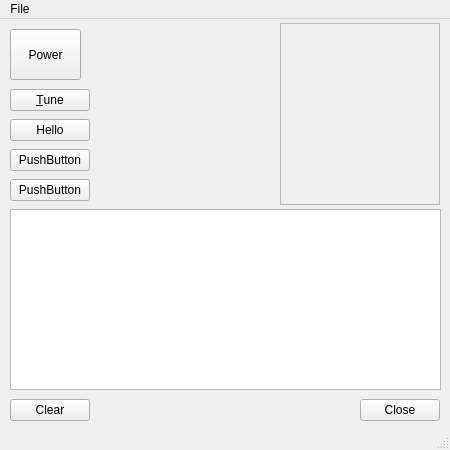
<?xml version="1.0" encoding="UTF-8"?>
<ui version="4.0">
 <class>MainWindow</class>
 <widget class="QMainWindow" name="MainWindow">
  <property name="geometry">
   <rect>
    <x>0</x>
    <y>0</y>
    <width>450</width>
    <height>450</height>
   </rect>
  </property>
  <property name="windowTitle">
   <string>MainWindow</string>
  </property>
  <widget class="QWidget" name="centralWidget">
   <widget class="QPushButton" name="pushButton_Pwr">
    <property name="geometry">
     <rect>
      <x>10</x>
      <y>10</y>
      <width>71</width>
      <height>51</height>
     </rect>
    </property>
    <property name="text">
     <string>Power</string>
    </property>
    <property name="checkable">
     <bool>true</bool>
    </property>
   </widget>
   <widget class="QTextBrowser" name="textBrowser">
    <property name="geometry">
     <rect>
      <x>10</x>
      <y>190</y>
      <width>431</width>
      <height>181</height>
     </rect>
    </property>
   </widget>
   <widget class="QPushButton" name="pushButton_Clear">
    <property name="geometry">
     <rect>
      <x>10</x>
      <y>380</y>
      <width>80</width>
      <height>22</height>
     </rect>
    </property>
    <property name="text">
     <string>Clear</string>
    </property>
   </widget>
   <widget class="QPushButton" name="pushButton_Tune">
    <property name="geometry">
     <rect>
      <x>10</x>
      <y>70</y>
      <width>80</width>
      <height>22</height>
     </rect>
    </property>
    <property name="text">
     <string>&amp;Tune</string>
    </property>
   </widget>
   <widget class="QPushButton" name="pushButton_2">
    <property name="geometry">
     <rect>
      <x>10</x>
      <y>100</y>
      <width>80</width>
      <height>22</height>
     </rect>
    </property>
    <property name="text">
     <string>Hello</string>
    </property>
   </widget>
   <widget class="QPushButton" name="pushButton_3">
    <property name="geometry">
     <rect>
      <x>10</x>
      <y>130</y>
      <width>80</width>
      <height>22</height>
     </rect>
    </property>
    <property name="text">
     <string>PushButton</string>
    </property>
   </widget>
   <widget class="QPushButton" name="pushButton_4">
    <property name="geometry">
     <rect>
      <x>10</x>
      <y>160</y>
      <width>80</width>
      <height>22</height>
     </rect>
    </property>
    <property name="text">
     <string>PushButton</string>
    </property>
   </widget>
   <widget class="QPushButton" name="pushButton_Close">
    <property name="geometry">
     <rect>
      <x>360</x>
      <y>380</y>
      <width>80</width>
      <height>22</height>
     </rect>
    </property>
    <property name="text">
     <string>Close</string>
    </property>
   </widget>
   <widget class="sMeter" name="frame">
    <property name="geometry">
     <rect>
      <x>280</x>
      <y>4</y>
      <width>160</width>
      <height>182</height>
     </rect>
    </property>
    <property name="frameShape">
     <enum>QFrame::StyledPanel</enum>
    </property>
    <property name="frameShadow">
     <enum>QFrame::Raised</enum>
    </property>
   </widget>
  </widget>
  <widget class="QMenuBar" name="menuBar">
   <property name="geometry">
    <rect>
     <x>0</x>
     <y>0</y>
     <width>450</width>
     <height>19</height>
    </rect>
   </property>
   <widget class="QMenu" name="menuFile">
    <property name="title">
     <string>File</string>
    </property>
    <addaction name="actionSettings"/>
   </widget>
   <addaction name="menuFile"/>
  </widget>
  <widget class="QStatusBar" name="statusBar"/>
  <action name="actionSettings">
   <property name="text">
    <string>Settings</string>
   </property>
  </action>
 </widget>
 <layoutdefault spacing="6" margin="11"/>
 <customwidgets>
  <customwidget>
   <class>sMeter</class>
   <extends>QFrame</extends>
   <header>smeter.h</header>
   <container>1</container>
  </customwidget>
 </customwidgets>
 <resources/>
 <connections/>
</ui>
